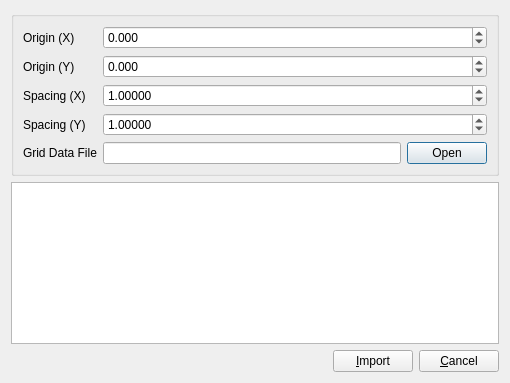
<?xml version="1.0" encoding="UTF-8"?>
<ui version="4.0">
 <class>GridDataImporterWidget</class>
 <widget class="QDialog" name="GridDataImporterWidget">
  <property name="geometry">
   <rect>
    <x>0</x>
    <y>0</y>
    <width>510</width>
    <height>383</height>
   </rect>
  </property>
  <property name="windowTitle">
   <string>Grid Data Importer</string>
  </property>
  <layout class="QGridLayout" name="gridLayout">
   <item row="0" column="0">
    <widget class="QGroupBox" name="groupBox">
     <property name="title">
      <string/>
     </property>
     <layout class="QFormLayout" name="formLayout">
      <item row="4" column="0">
       <widget class="QLabel" name="label">
        <property name="text">
         <string>Grid Data File</string>
        </property>
        <property name="buddy">
         <cstring>imageFileEdit</cstring>
        </property>
       </widget>
      </item>
      <item row="4" column="1">
       <widget class="QWidget" name="widget_3" native="true">
        <layout class="QGridLayout" name="gridLayout_3">
         <property name="leftMargin">
          <number>0</number>
         </property>
         <property name="topMargin">
          <number>0</number>
         </property>
         <property name="rightMargin">
          <number>0</number>
         </property>
         <property name="bottomMargin">
          <number>0</number>
         </property>
         <item row="1" column="0">
          <widget class="QLineEdit" name="imageFileEdit">
           <property name="readOnly">
            <bool>true</bool>
           </property>
          </widget>
         </item>
         <item row="1" column="1">
          <widget class="QPushButton" name="imageFileOpenButton">
           <property name="text">
            <string>Open</string>
           </property>
          </widget>
         </item>
        </layout>
       </widget>
      </item>
      <item row="0" column="0">
       <widget class="QLabel" name="label_2">
        <property name="text">
         <string>Origin (X)</string>
        </property>
        <property name="buddy">
         <cstring>originXSpinBox</cstring>
        </property>
       </widget>
      </item>
      <item row="0" column="1">
       <widget class="QDoubleSpinBox" name="originXSpinBox">
        <property name="decimals">
         <number>3</number>
        </property>
        <property name="minimum">
         <double>-999999999999.000000000000000</double>
        </property>
        <property name="maximum">
         <double>999999999999.000000000000000</double>
        </property>
       </widget>
      </item>
      <item row="1" column="0">
       <widget class="QLabel" name="label_3">
        <property name="text">
         <string>Origin (Y)</string>
        </property>
        <property name="buddy">
         <cstring>originYSpinBox</cstring>
        </property>
       </widget>
      </item>
      <item row="2" column="0">
       <widget class="QLabel" name="label_4">
        <property name="text">
         <string>Spacing (X)</string>
        </property>
        <property name="buddy">
         <cstring>spacingXSpinBox</cstring>
        </property>
       </widget>
      </item>
      <item row="3" column="0">
       <widget class="QLabel" name="label_5">
        <property name="text">
         <string>Spacing (Y)</string>
        </property>
        <property name="buddy">
         <cstring>spacingYSpinBox</cstring>
        </property>
       </widget>
      </item>
      <item row="1" column="1">
       <widget class="QDoubleSpinBox" name="originYSpinBox">
        <property name="decimals">
         <number>3</number>
        </property>
        <property name="minimum">
         <double>-999999999999.000000000000000</double>
        </property>
        <property name="maximum">
         <double>999999999999.000000000000000</double>
        </property>
       </widget>
      </item>
      <item row="2" column="1">
       <widget class="QDoubleSpinBox" name="spacingXSpinBox">
        <property name="decimals">
         <number>5</number>
        </property>
        <property name="minimum">
         <double>0.001000000000000</double>
        </property>
        <property name="maximum">
         <double>999999999999.000000000000000</double>
        </property>
        <property name="value">
         <double>1.000000000000000</double>
        </property>
       </widget>
      </item>
      <item row="3" column="1">
       <widget class="QDoubleSpinBox" name="spacingYSpinBox">
        <property name="decimals">
         <number>5</number>
        </property>
        <property name="minimum">
         <double>0.001000000000000</double>
        </property>
        <property name="maximum">
         <double>999999999999.000000000000000</double>
        </property>
        <property name="value">
         <double>1.000000000000000</double>
        </property>
       </widget>
      </item>
     </layout>
    </widget>
   </item>
   <item row="1" column="0">
    <widget class="QTableWidget" name="summaryTable">
     <property name="alternatingRowColors">
      <bool>true</bool>
     </property>
     <property name="columnCount">
      <number>2</number>
     </property>
     <attribute name="horizontalHeaderVisible">
      <bool>false</bool>
     </attribute>
     <attribute name="horizontalHeaderMinimumSectionSize">
      <number>30</number>
     </attribute>
     <attribute name="horizontalHeaderStretchLastSection">
      <bool>true</bool>
     </attribute>
     <attribute name="verticalHeaderVisible">
      <bool>false</bool>
     </attribute>
     <column/>
     <column/>
    </widget>
   </item>
   <item row="2" column="0">
    <widget class="QWidget" name="widget" native="true">
     <layout class="QHBoxLayout" name="horizontalLayout">
      <property name="leftMargin">
       <number>0</number>
      </property>
      <property name="topMargin">
       <number>0</number>
      </property>
      <property name="rightMargin">
       <number>0</number>
      </property>
      <property name="bottomMargin">
       <number>0</number>
      </property>
      <item>
       <spacer name="horizontalSpacer">
        <property name="orientation">
         <enum>Qt::Horizontal</enum>
        </property>
        <property name="sizeHint" stdset="0">
         <size>
          <width>40</width>
          <height>20</height>
         </size>
        </property>
       </spacer>
      </item>
      <item>
       <widget class="QPushButton" name="importButton">
        <property name="text">
         <string>&amp;Import</string>
        </property>
       </widget>
      </item>
      <item>
       <widget class="QPushButton" name="cancelButton">
        <property name="text">
         <string>&amp;Cancel</string>
        </property>
       </widget>
      </item>
     </layout>
    </widget>
   </item>
  </layout>
 </widget>
 <tabstops>
  <tabstop>originXSpinBox</tabstop>
  <tabstop>originYSpinBox</tabstop>
  <tabstop>spacingXSpinBox</tabstop>
  <tabstop>spacingYSpinBox</tabstop>
  <tabstop>imageFileEdit</tabstop>
  <tabstop>imageFileOpenButton</tabstop>
  <tabstop>summaryTable</tabstop>
  <tabstop>importButton</tabstop>
  <tabstop>cancelButton</tabstop>
 </tabstops>
 <resources/>
 <connections/>
</ui>
